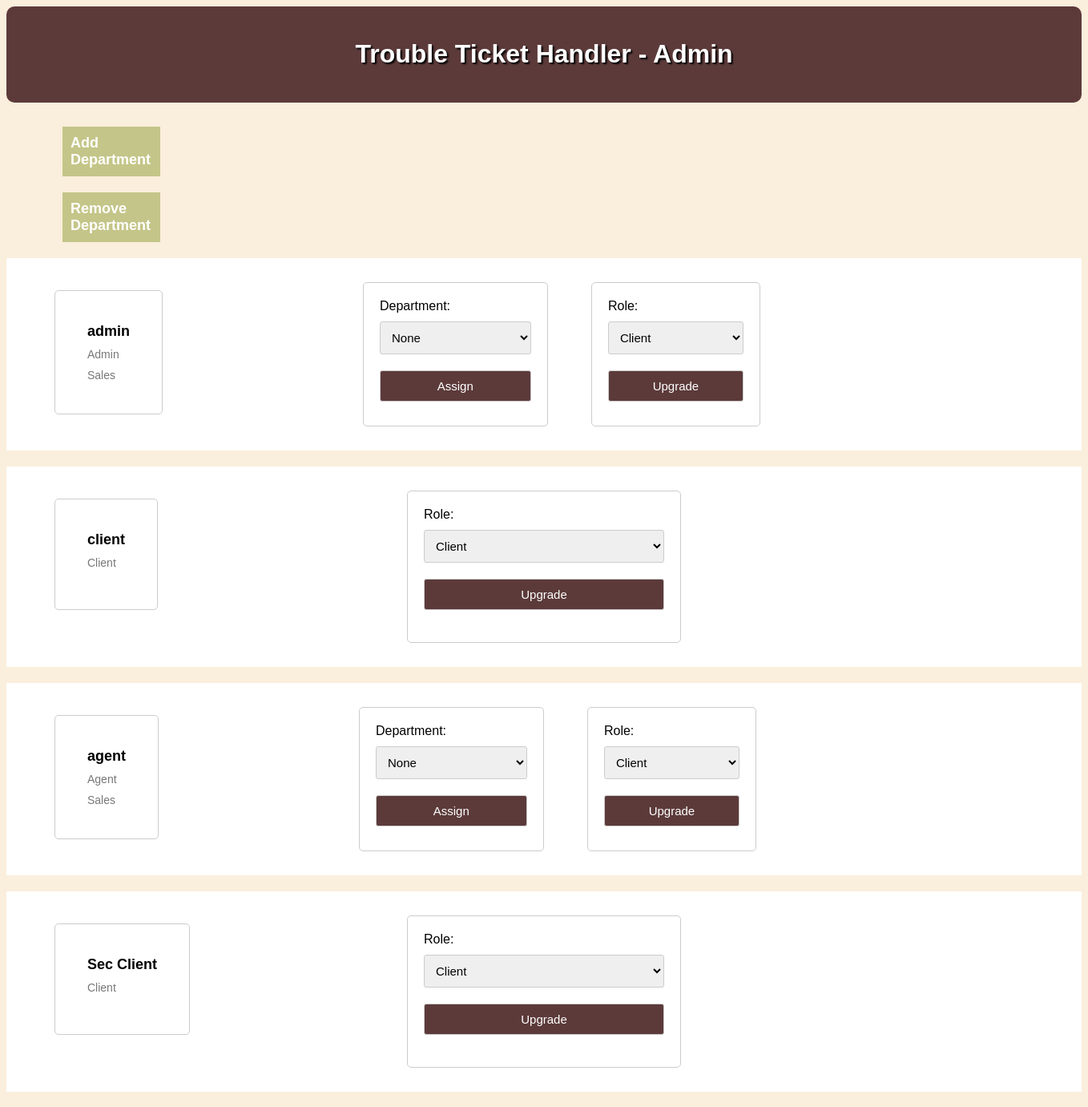
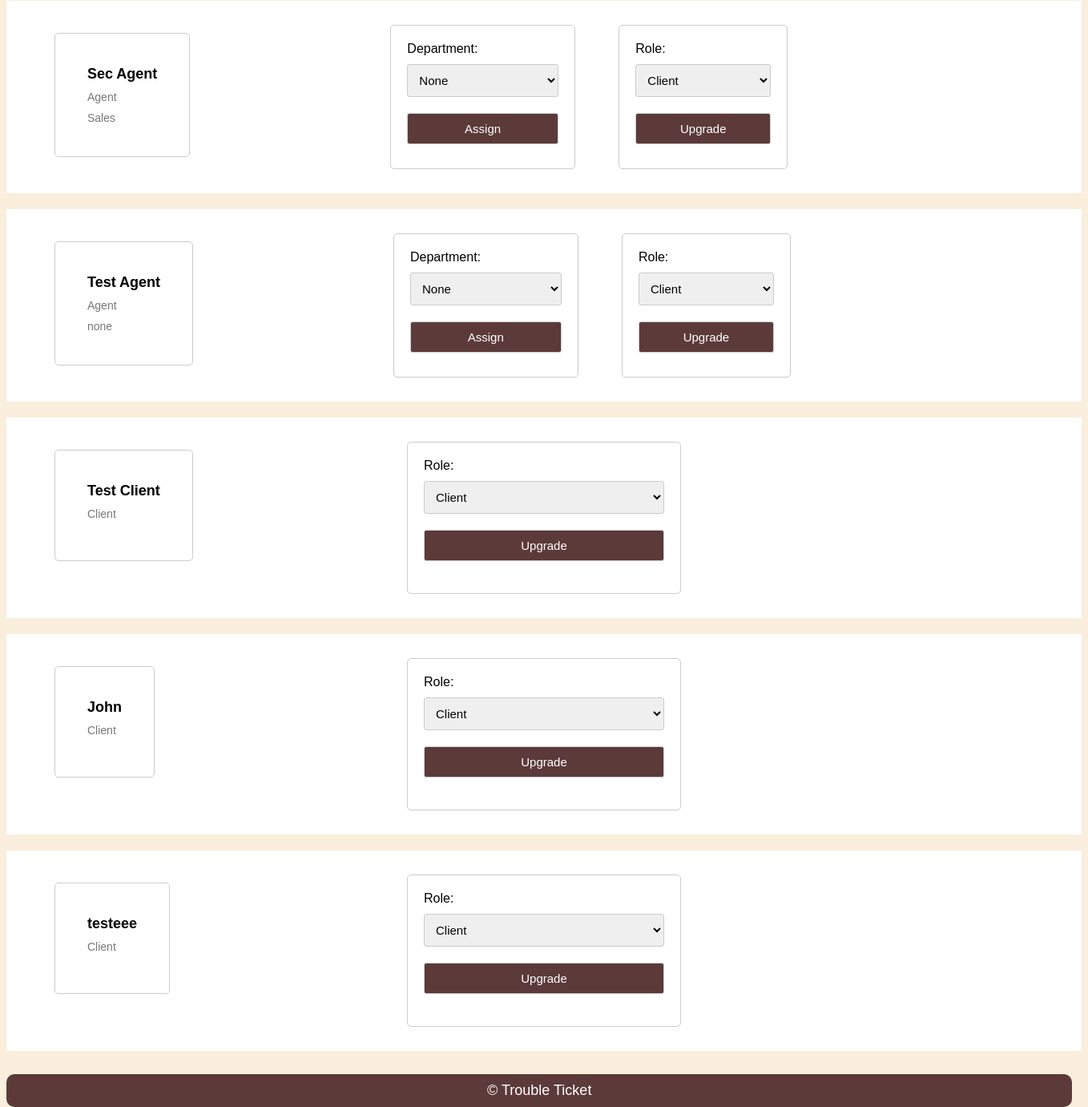
The page /admin_menu.php (signed in) on the database its author committed (2 pictures, top to bottom).
### tables this page shows
CREATE TABLE user (
  id INTEGER PRIMARY KEY AUTOINCREMENT,
  status TEXT NOT NULL,
  name TEXT NOT NULL,
  username TEXT UNIQUE NOT NULL,
  password TEXT NOT NULL,
  email TEXT NOT NULL,
  department TEXT
);

### admin_menu.php (the view, shortened to what this page needs)
<?php
$db = getDataBaseConnection();
$stmt = $db->prepare("SELECT * FROM user WHERE id = :id");
$stmt->bindParam(':id', $_SESSION['user_id']);
$stmt->execute();
$stmt = $db->prepare("SELECT * FROM user");
$stmt->execute();
$users = $stmt->fetchAll();
?>
<!DOCTYPE html>
<html lang="en-US">
<head>
    <link rel="stylesheet" href="style2.css">
</head>
<body>
<header>
    <h1><a href="admin.php">Trouble Ticket Handler - Admin</a></h1>
</header>
<a href="#" class = "dep-ar" onclick="showFormDep()">Add Department</a>
<a href="#" class = "dep-ar" onclick="showFormRem()">Remove Department</a>
<?php foreach ($users as $user): ?>
  <div id = "user_prof">
      <div id = "user">
        <h3><?= $user['name'] ?></h3>
        <p><?= $user['status'] ?></p>
        <p><?= $user['department'] ?></p>
      </div>
      <?php if($user['status']== 'Agent' or $user['status']== 'Admin'){ ?>
      <div id = "assign-agent">
        <form action="#" method="post">
          <label for="department">Department:</label>
          <select name="department">
            <option value = "none"> None </option>
          </select>
          <input type="submit" name="assign" value="Assign">
        </form>
      <?php } ?>
      <form action="#" method="post">
          <label for="role">Role:</label>
          <select name="role">
            <?php foreach (array('Client', 'Agent', 'Admin') as $role): ?>
              <option value="<?php echo $role; ?>"> <?php echo $role; ?> </option>
            <?php endforeach; ?>
          </select>
          <input type="submit" name="upgrade" value="Upgrade">
      </form>
      </div>
  </div>
    <?php
  endforeach; ?>
<footer>
&copy; Trouble Ticket
</footer>
</body>
</html>

### style2.css (style rules this page uses)
body { font-family: Arial, sans-serif; background-color: rgb(250, 238, 220); margin: 15; padding: 0; margin-bottom: 70px; }
header { background-color: rgb(92, 58, 58); color: #fff; padding: 20px; text-align: center; margin-bottom: 30px; border-radius: 10px; text-shadow: black 2px 2px 2px; }
h1 a { color: white; margin: 20px; }
form { max-width: 300px; margin: 20px auto; padding: 20px; background-color: #fff; border: 1px solid #ccc; border-radius: 5px; }
label { display: block; margin-bottom: 10px; }
a { color: rgb(92, 58, 58); text-decoration: none; }
footer { position: fixed; bottom: 0; width: 96.5%; border-radius: 10px; text-align: center; background-color: rgb(92, 58, 58); color: #fff; padding: 10px; margin-top: 30px; font-size: 18px; }
input[type="submit"] { font-size: 17px; background-color: rgb(92, 58, 58); color: #fff; padding: 10px 20px; border: none; border-radius: 3px; cursor: pointer; }
.dep-ar { background-color:rgba(144, 158, 54, 0.5); margin-left: 70px; margin-right: 1150px; padding: 10px; display: inline-block; font-size: 18px; font-weight: bold; color: white; box-sizing: content-box; margin-bottom: 20px; }
form textarea, form select, form input[type="checkbox"], form input[type="submit"] { width: 100%; padding: 10px; margin-bottom: 20px; border-radius: 3px; border: 1px solid #ccc; font-size: 15px; }
form select { margin-bottom: 20px; }
#user { background-color: #fff; padding: 20px; margin-top: 30px; margin-bottom: 20px; border: 1px solid #ccc; border-radius: 5px; margin-left: 30px; }
#user h3 { font-size: 18px; margin-bottom: 5px; }
#user p { margin-bottom: 0; color: #555; }
#user { display: flex; flex-direction: column; float: left; padding: 40px; margin-bottom: 20px; margin-right: 150px; margin-left: 60px; }
#user h3 { margin: 0; }
#user p { margin: 0; font-size: 14px; color: #777; margin-top: 10px; }
#assign-agent { display: inline-block; margin-left: 50px; }
#assign-agent form { display: inline-block; margin-left: 50px; padding-bottom: 10px; align-items: center; }
#user_prof { display: block; background-color: #fff; margin-bottom: 20px; padding-bottom: 10px; padding-top: 10px; }

### rows shown on the page
user: name "admin", status "Admin", department "Sales"
user: name "client", status "Client"
user: name "agent", status "Agent", department "Sales"
user: name "Sec Client", status "Client"
user: name "Sec Agent", status "Agent", department "Sales"
user: name "Test Agent", status "Agent", department "none"
user: name "Test Client", status "Client"
user: name "John", status "Client"
user: name "testeee", status "Client"

### other values the page prints
form field role "Client"
